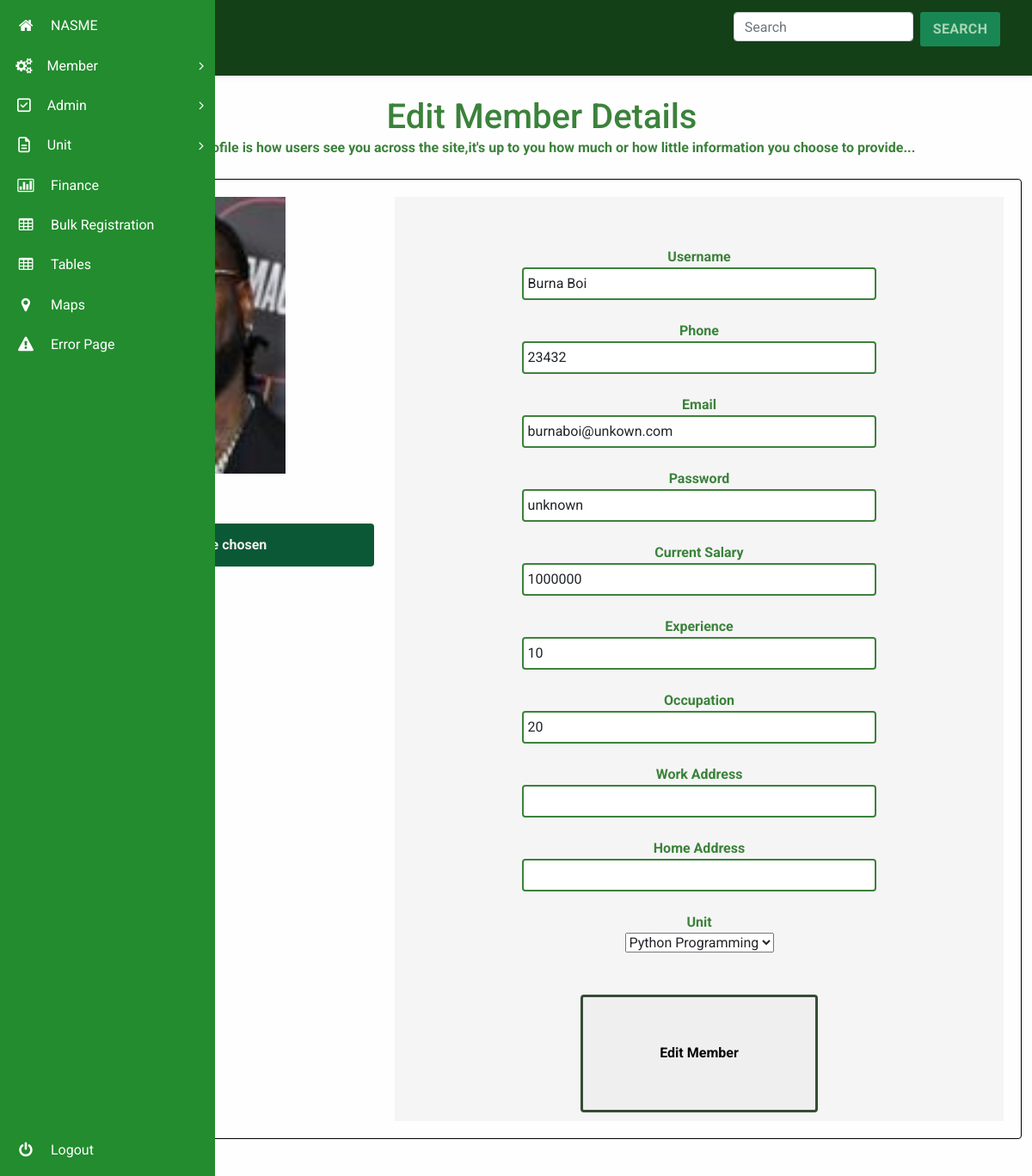
Before: /admin/manage/2/edit (signed in) with the older database file.
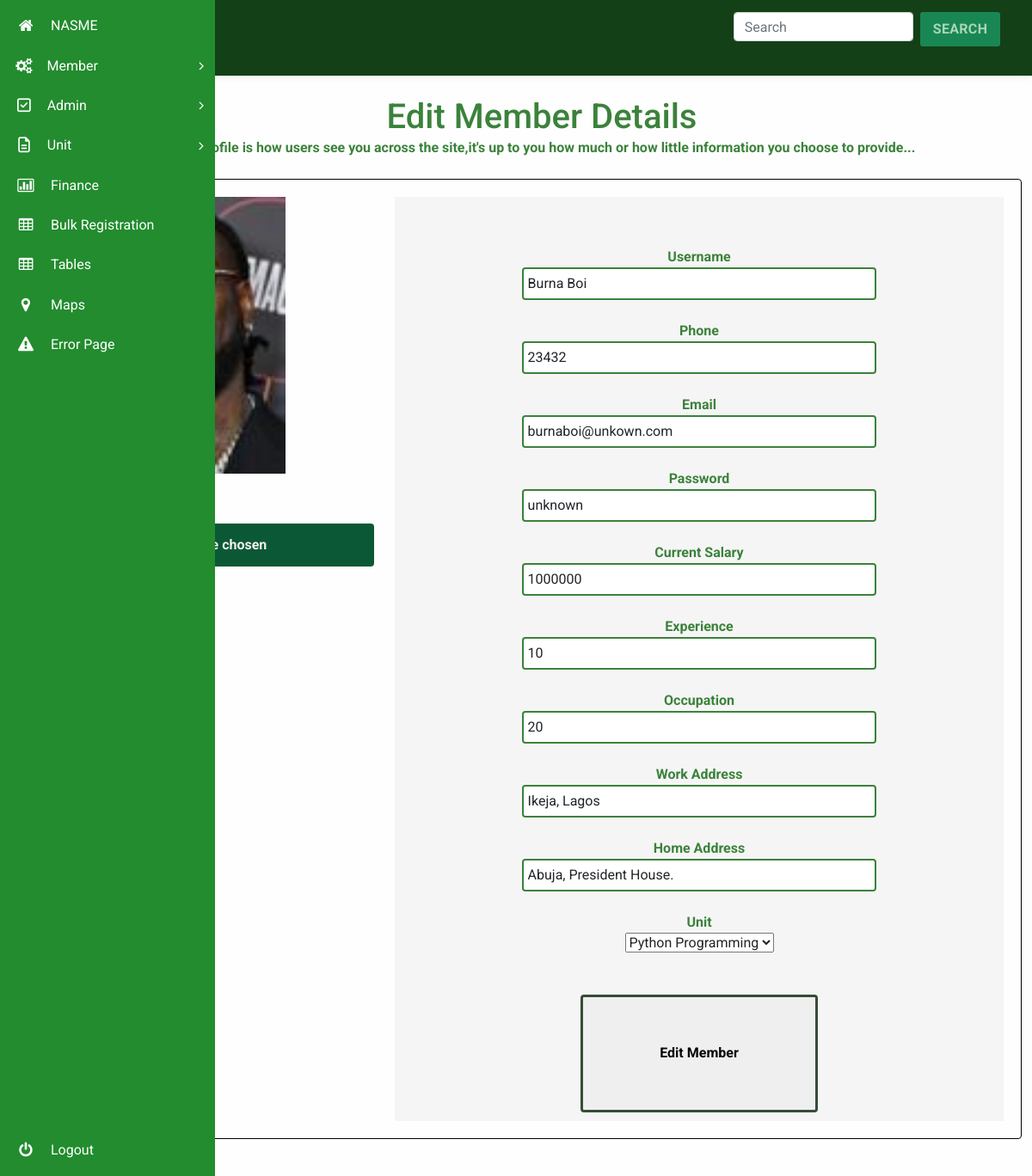
After: the same page with the newer database file.
### membership/models.py (models this page shows, shortened)
class User(db.Model, UserMixin):
  id = db.Column(db.Integer, primary_key=True)
  units = db.relationship("Unit", secondary=user_unit, backref="unit_members", lazy="dynamic")
  username = db.Column(db.String(20), unique=True, nullable=False)
  email = db.Column(db.String(120), unique=True, nullable=False)
  phone = db.Column(db.String(60), unique=True, nullable=False, default="")
  password = db.Column(db.String(60), nullable=False, default="~~~~~~~")
  image_file = db.Column(db.String(20), nullable=False, default='default.jpg')
  date_registered = db.Column(db.DateTime, nullable=False, default=datetime.utcnow)
  role = db.Column(db.String(6), nullable=False, default="USER")
  _is_superadmin = db.Column("is_superadmin", db.Boolean, nullable=False, default=False)
  current_salary = db.Column(db.String(60))
  occupation = db.Column(db.String(60))
  experience = db.Column(db.String(60))
  date_of_birth = db.Column(db.String(), nullable=False, default=datetime.utcnow)
  home_address = db.Column(db.String())
  work_address = db.Column(db.String())
  @property
  def is_superadmin(self):
      return self._is_superadmin
  @is_superadmin.setter
  def is_superadmin(self, s):
    if type(s) == type(str()):
      if s.lower() == "true":
        self._is_superadmin = True
      elif s.lower() == "false":
        self._is_superadmin = False
    else:
      self._is_superadmin = s

### membership/routes.py (the view)
@app.route('/admin/manage/<int:member_id>/edit', methods=("GET", "POST"))
@login_required
def edit_member(member_id):
  if current_user.role == "USER":
    return redirect(url_for('home'))
  member = User.query.get_or_404(member_id)
  form = UpdateMemberForm()
  form.current_member = member
  if form.validate_on_submit():
    if form.picture.data:
      picture_file = save_picture(form.picture.data)
      member.image_file = picture_file
    member.username = form.username.data
    member.email = form.email.data
    member.phone = form.phone.data
    member.password = form.password.data
    member.occupation = form.occupation.data
    member.experience = form.experience.data
    member.current_salary = form.current_salary.data
    member.home_address = form.home_address.data
    member.work_address = form.work_address.data
    db.session.add(member)
    db.session.commit()
    flash("Account successfuly modified", "success")
    return(redirect(url_for("view_member", member_id=member.id)))
  elif request.method == 'GET':
    form.username.data = member.username
    form.email.data = member.email
    form.phone.data = member.phone
    form.password.data = member.password
    form.occupation.data = member.occupation
    form.current_salary.data = member.current_salary
    form.experience.data = member.experience
    form.home_address.data = member.home_address
    form.work_address.data = member.work_address
  image_file = url_for('static', filename='profile_pics/' + member.image_file)
  return render_template('edit_member_detail.html', member=member, form=form, image_file=image_file)

### membership/forms.py (shortened to what this page needs)
class UpdateMemberForm(FlaskForm):
  my_choices = []
  units = Unit.query.all()
  for unit in units:
    my_choices.append(unit.name)
  username = StringField("Username", validators=[DataRequired(), Length(min=2,max=20)])
  email = StringField("Email", validators=[DataRequired(), Email()])
  picture = FileField('Update Profile Picture', validators=[FileAllowed(['jpg', 'png'])])
  phone = StringField(validators=[DataRequired()])
  password = StringField("Password", validators=[DataRequired()])
  unit = SelectField("Unit", validators=[DataRequired()],choices=my_choices)
  current_salary = StringField()
  occupation = StringField()
  home_address = StringField()
  date_of_birth = StringField()
  work_address = StringField()
  experience = StringField()
  submit = SubmitField("Edit Member")
  current_member = None

### membership/models.py (called while the page is built)
@login_manager.user_loader
def load_user(user_id):
    return User.query.get(int(user_id))

### membership/templates/edit_member_detail.html (shortened to what this page needs)
{% extends "dashboard_layout.html" %}
{% block content %}
<link rel="stylesheet" href="css/morris.css">
			<div>
				<br>
				<div class="roch">
					<h1>Edit Member Details</h1>
					<p>your profile is how users see you across the site,it's up to you how much or how little information you choose to provide...</p>
				</div>
				<br>
				<div class="container">
					<div class="rooc">
						<div class="row">
							<div class="col-md-4">
                <form method="POST" action="" enctype="multipart/form-data">
								<div class="mom">
								<br>
								<br>
                    {{ form.picture.label() }}
                    {{ form.picture(type="file", id="sola") }}
                    <br />
                    <br />
								</div>
							</div>
							<div class="col-md-8">
								<div class="ordd">
    <br />
    <br />
    {{ form.username.label }}
    <br />
    {% if form.username.errors %}
      {{ form.email }}
      {% for error in form.username.errors %}
          <span>{{ error }}</span>
      {% endfor %}
    {% else %}
      {{ form.username }}
    {% endif %}
    <br />
    <br />
    {{ form.phone.label }}
    <br />
    {% if form.phone.errors %}
      {{ form.phone }}
      {% for error in form.phone.errors %}
          <span>{{ error }}</span>
      {% endfor %}
    {% else %}
      {{ form.phone }}
    {% endif %}
    <br />
    <br />
    {{ form.email.label }}
    <br />
    {% if form.email.errors %}
      {{ form.email }}
      {% for error in form.email.errors %}
          <span>{{ error }}</span>
      {% endfor %}
    {% else %}
      {{ form.email }}
    {% endif %}
    <br />
    <br />
    {{ form.password.label }}
    <br />
    {% if form.password.errors %}
      {{ form.password }}
      {% for error in form.password.errors %}
          <span>{{ error }}</span>
      {% endfor %}
    {% else %}
      {{ form.password }}
    {% endif %}
    <br />
    <br />
    {{ form.current_salary.label }}
    <br />
    {% if form.current_salary.errors %}
      {{ form.current_salary }}
      {% for error in form.current_salary.errors %}
          <span>{{ error }}</span>
      {% endfor %}
    {% else %}
      {{ form.current_salary }}
    {% endif %}
    <br />
    <br />
    {{ form.experience.label }}
    <br />
    {% if form.experience.errors %}
      {{ form.experience }}
      {% for error in form.experience.errors %}
          <span>{{ error }}</span>
      {% endfor %}
    {% else %}
      {{ form.experience }}
    {% endif %}
    <br />
    <br />
    {{ form.occupation.label }}
    <br />
    {% if form.occupation.errors %}
      {{ form.occupation }}
      {% for error in form.occupation.errors %}
          <span>{{ error }}</span>
      {% endfor %}
    {% else %}
      {{ form.occupation }}
    {% endif %}
    <br />
    <br />
    {{ form.work_address.label }}
    <br />
    {% if form.work_address.errors %}
      {{ form.work_address }}
      {% for error in form.work_address.errors %}
          <span>{{ error }}</span>
      {% endfor %}
    {% else %}
      {{ form.work_address }}
    {% endif %}
    <br />
    <br />
    {{ form.home_address.label }}
    <br />
    {% if form.home_address.errors %}
      {{ form.home_address }}
      {% for error in form.home_address.errors %}
          <span>{{ error }}</span>
      {% endfor %}
    {% else %}
      {{ form.home_address }}
    {% endif %}
    <br />
    <br />
    {{ form.unit.label }}
    <br />
      {% if form.unit.errors %}
        {{ form.unit(type="number", id="unit", placeholder="Unit") }}
        {% for error in form.unit.errors %}
            <span>{{ error }}</span>
        {% endfor %}
      {% else %}
        {{ form.unit(type="number", id="unit", placeholder="Unit") }}
      {% endif %}
    <br />
    <br />
    <br />
    {{ form.submit(type="submit", id="sommy") }}
								</div>
							</div>
						</div>
					</div>
				</div>
			</div>
{% endblock content %}

Changed rows visible on the page:
changed User "Burna Boi": work_address (not shown) → "Ikeja, Lagos"; home_address (not shown) → "Abuja, President House."
